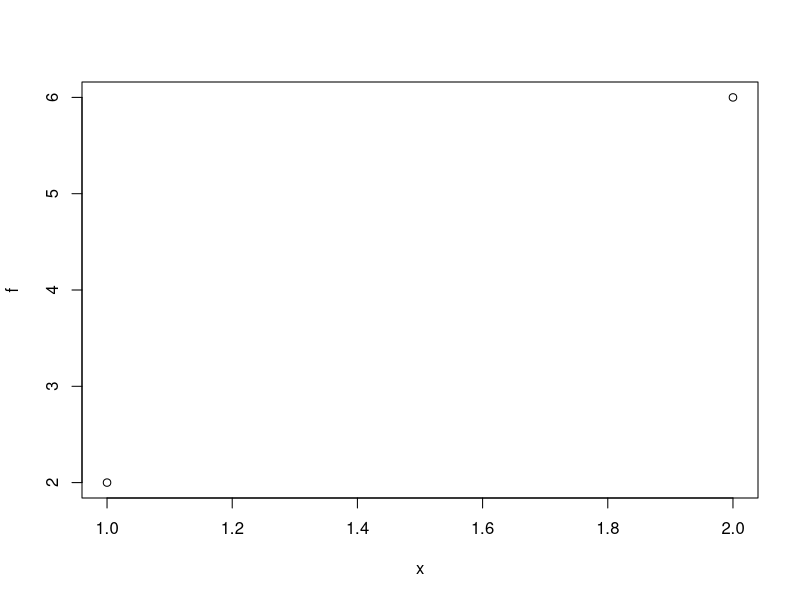
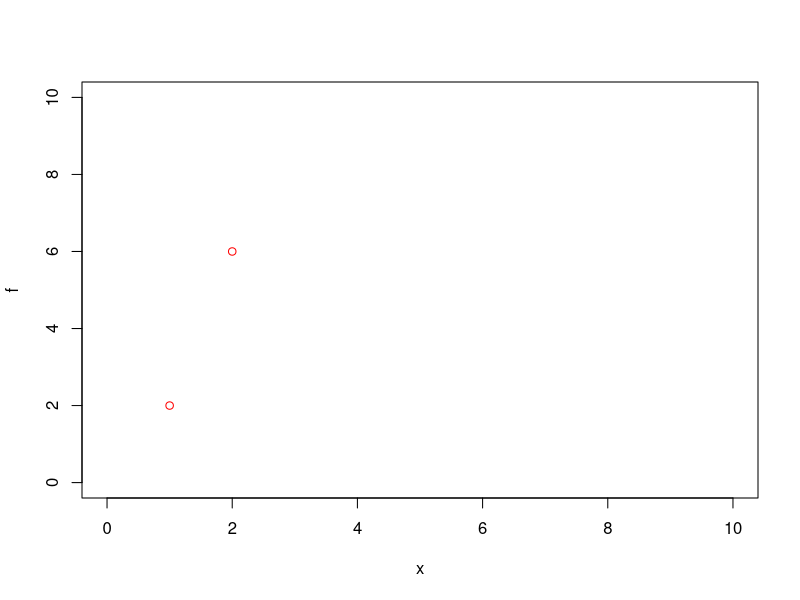

The R script that drew these images, in order:
#Diferencias divididas. diff.dv
x<-c(1,2)
f<-c(2,6)
plot(x,f)
n<-length(f)
nombres<-c("f",paste("D",1:(n-1),sep="") )
diff.dv <-rep(NA,n*n)
dim(diff.dv)<-c(n,n)
diff.dv[,1]<-f
dimnames(diff.dv)<-list(0:(n-1),nombres)
for (j in 2:n) {
  for (i in 1:(n-j+1)) {
    k<-j+i-1
    print(c(i,j,k))
    diff.dv[i,j] <- (diff.dv[i+1,j-1] - diff.dv[i,j-1])/(x[k]-x[i])
  }
}
tabla<-as.matrix(data.frame(x=x,diff.dv))
print(tabla,na.print = "")
plot(x,f, col="red", xlim=c(0,10),ylim=c(0,10))
